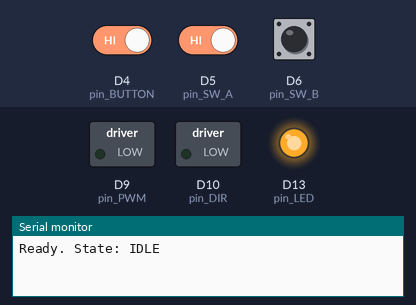
A program run on a simulated Arduino Uno R4 WiFi. Parts: switched loads named in the program (green lamp = pin HIGH), output pins drawn as LEDs (lit = HIGH), the last lines printed to the serial monitor. The test bench sets the inputs (shaded band); at power-on: D4 (pin_BUTTON) HIGH, D5 (pin_SW_A) HIGH, D6 (pin_SW_B) HIGH.

Above: at 2.8 s.
2.9 s: D4 (pin_BUTTON) driven LOW and D5 (pin_SW_A) driven LOW
At 3.5 s:
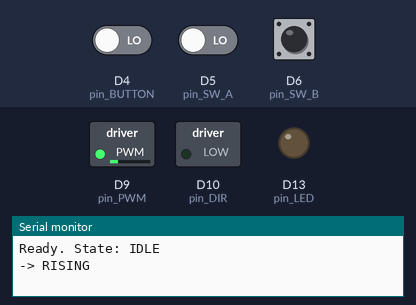
4.4 s: D5 (pin_SW_A) driven HIGH
At 5.2 s:
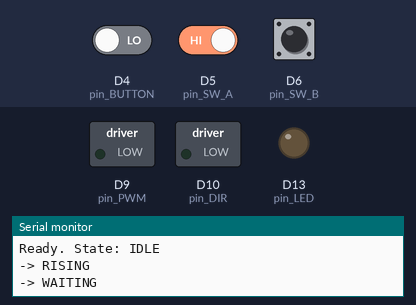
At 6.7 s:
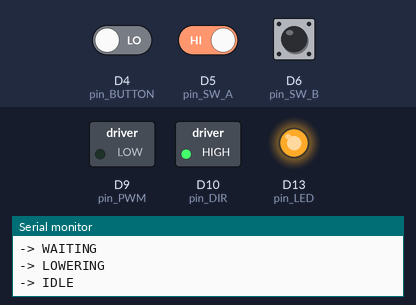
Timing chart, 0 to 8.2 s (numbered marks = the images above; inputs shaded):
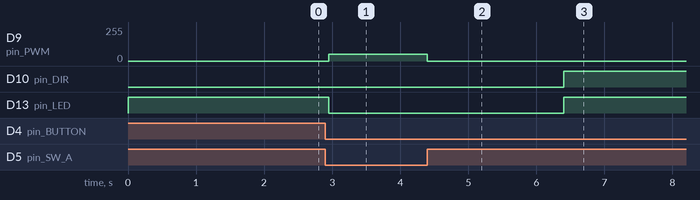

The program:

main.cpp
```cpp
/**
 * @file main.cpp
 * @brief バケット昇降制御（Arduino UNO R3）
 *
 * ■ ピン配置
 *   pin_BUTTON : ボタン       D4  — 任意のデジタルピンでOK（特殊機能なし）
 *                                   内蔵プルアップ使用・押下時 LOW
 *                                   ボタンの片側をD4、もう片側をGNDに繋ぐだけ
 *   pin_SW_A   : リミットSwA  D5  — 上昇完了検知（NC: 押されていない間通電）
 *   pin_SW_B   : リミットSwB  D6  — 下降完了検知（NC: 押されていない間通電）
 *   pin_PWM    : PWM出力      D10 — モータドライバ速度入力
 *   pin_DIR    : DIR出力      D9  — モータドライバ方向入力（bool制御）
 *   pin_LED    : LED          D13 — 作動中 点灯 / 待機中 消灯
 *
 * ■ ボタンの配線（シンプル・外付け抵抗不要）
 *   D4 ──[ボタン]── GND
 *   INPUT_PULLUP を使うので外付け抵抗は一切不要。
 *   押していない: D4 = HIGH（内蔵プルアップ）
 *   押している  : D4 = LOW （GNDに落ちる）
 *   ※ 割り込み（interrupt）は使っていない。普通の digitalRead のみ。
 *
 * ■ NCリミットスイッチの配線
 *   D5(or D6) ──[NCスイッチ]── GND
 *   押されていない（通電=閉路）: ピン = LOW
 *   リミット到達（開路）      : ピン = HIGH（内蔵プルアップ）
 *
 * ■ 動作フロー
 *   IDLE →[ボタン押下]→ RISING →[SwA反応]→ WAITING(2秒) →[経過]→ LOWERING →[SwB反応]→ IDLE
 */

#include <Arduino.h>

// ============================================================
//  デバッグモード
//  有効にする: 下の行をそのままにする
//  無効にする: 下の行を // でコメントアウトする
// ============================================================
//#define DEBUG

#ifdef DEBUG
  // デバッグ出力の間隔 [ms]（短すぎるとシリアルが詰まる）
  const uint32_t DEBUG_INTERVAL_MS = 200;
#endif

// ============================================================
//  ピン定数（配線変更はここだけ修正する）
//  ※ D2・D3 は割り込みピンなので混乱を避けるため使わない
// ============================================================
const uint8_t pin_BUTTON = 4;   // ボタン（INPUT_PULLUP、押下=LOW）← D4は普通のデジタルピン
const uint8_t pin_SW_A   = 5;   // リミットSwA 上昇完了（NC、INPUT_PULLUP）
const uint8_t pin_SW_B   = 6;   // リミットSwB 下降完了（NC、INPUT_PULLUP）
const uint8_t pin_PWM    = 9;  // モータ速度 PWM出力
const uint8_t pin_DIR    = 10;   // モータ方向 DIR出力
const uint8_t pin_LED    = 13;  // インジケータ LED

// ============================================================
//  動作パラメータ（調整用）
// ============================================================
const uint8_t  MOTOR_SPEED  = 50;   // モータ速度（0〜255）
const uint32_t WAIT_MS      = 2000;  // 上昇停止後の待機時間 [ms]
const uint32_t DEBOUNCE_MS  = 50;    // ボタンのチャタリング除去時間 [ms]
const bool     DIR_UP       = false; // 上昇方向のDIR値（逆なら false）

// ============================================================
//  状態定義
//  ※ RISING/LOWERING/IDLE は Arduino 組み込みマクロと重複するため ST_ を付与
// ============================================================
enum State {
    ST_IDLE,     // 待機中（ボタン入力受付、LED消灯）
    ST_RISING,   // 上昇中（SwA 待ち、LED点灯）
    ST_WAITING,  // 上昇完了後の一時停止（2秒待機、LED点灯）
    ST_LOWERING  // 下降中（SwB 待ち、LED点灯）
};

State    state      = ST_IDLE;
uint32_t waitStart  = 0;      // WAITING 開始時刻

// ============================================================
//  ヘルパー関数
// ============================================================

/**
 * @brief NCリミットスイッチがリミット位置に達したか判定する。
 *   押されていない（閉路）: LOW  → false（まだ到達していない）
 *   リミット到達（開路）  : HIGH → true
 */
bool isAtLimit(uint8_t pin) {
    return (digitalRead(pin) == HIGH);
}

/**
 * @brief ボタンの押下を検出する（デバウンス付きワンショット検出）。
 *
 * INPUT_PULLUP: 押下時 LOW (GND接続)
 * DEBOUNCE_MS 以上連続して安定した後に、押された瞬間（OFF→ON）だけ 1度 true を返す。
 *
 * @return true ボタンが確実に押された瞬間のみ
 */
bool buttonPressed() {
    static bool buttonState = false;       // 確定したボタン状態 (true=押下中)
    static bool lastRawState = false;      // 直前の生読み取り値
    static uint32_t lastDebounceTime = 0;  // 変化検知時刻

    // INPUT_PULLUP なので LOW が押下 (true)
    const bool rawState = (digitalRead(pin_BUTTON) == LOW);

    // チャタリング等で生の値が変化したらタイマー更新
    if (rawState != lastRawState) {
        lastDebounceTime = millis();
        lastRawState = rawState;
    }

    // 変化から DEBOUNCE_MS 以上安定しているか確認
    if ((millis() - lastDebounceTime) >= DEBOUNCE_MS) {
        // 確定した状態と異なっていれば更新
        if (rawState != buttonState) {
            buttonState = rawState;
            // 離された状態から「押された状態」へ切り替わった瞬間だけ true を返す
            if (buttonState) {
                return true;
            }
        }
    }

    return false;
}

/** @brief モータを指定方向・速度で駆動する。 */
void motorDrive(bool up, uint8_t speed) {
    digitalWrite(pin_DIR, up ? HIGH : LOW);
    analogWrite(pin_PWM, speed);
}

/** @brief モータを停止する（PWM=0）。 */
void motorStop() {
    analogWrite(pin_PWM, 0);
}

#ifdef DEBUG
/**
 * @brief 全入力ピンの状態をシリアルモニタに出力する（DEBUGモード専用）。
 *
 * DEBUG_INTERVAL_MS ごとに1行出力する。毎ループ呼んでもシリアルを詰まらせない。
 *
 * 出力例:
 *   [DBG] State=IDLE | BTN=OFF | SwA=OFF | SwB=OFF
 *   [DBG] State=RISING | BTN=ON  | SwA=OFF | SwB=OFF
 *
 * ピンの論理:
 *   ボタン : INPUT_PULLUP → 押下=LOW → 表示では ON/OFF に変換
 *   SwA/SwB: INPUT_PULLUP + NC → リミット到達=HIGH → 表示では ON/OFF に変換
 */
void debugPrint() {
    static uint32_t lastPrint = 0;
    if ((millis() - lastPrint) < DEBUG_INTERVAL_MS) return;
    lastPrint = millis();

    // 各ピンの状態を読み取る
    const bool btn  = (digitalRead(pin_BUTTON) == LOW);   // 押下=LOW→反転してON
    const bool swA  = (digitalRead(pin_SW_A)   == HIGH);  // リミット到達=HIGH
    const bool swB  = (digitalRead(pin_SW_B)   == HIGH);  // リミット到達=HIGH

    // 現在の状態名
    const char* stateStr;
    switch (state) {
        case ST_IDLE:     stateStr = "IDLE    "; break;
        case ST_RISING:   stateStr = "RISING  "; break;
        case ST_WAITING:  stateStr = "WAITING "; break;
        case ST_LOWERING: stateStr = "LOWERING"; break;
        default:          stateStr = "UNKNOWN "; break;
    }

    Serial.print(F("[DBG] State="));
    Serial.print(stateStr);
    Serial.print(F(" | BTN="));
    Serial.print(btn  ? F("ON ") : F("OFF"));
    Serial.print(F(" | SwA="));
    Serial.print(swA  ? F("ON ") : F("OFF"));
    Serial.print(F(" | SwB="));
    Serial.println(swB ? F("ON ") : F("OFF"));
}
#endif

// ============================================================
//  setup
// ============================================================
void setup() {
    // 全入力を INPUT_PULLUP に統一（外付け抵抗不要）
    // ボタン   : 押下=LOW
    // NCスイッチ: 通常=LOW、リミット到達=HIGH
    pinMode(pin_BUTTON, INPUT_PULLUP);
    pinMode(pin_SW_A,   INPUT_PULLUP);
    pinMode(pin_SW_B,   INPUT_PULLUP);

    pinMode(pin_PWM, OUTPUT);
    pinMode(pin_DIR, OUTPUT);
    pinMode(pin_LED, OUTPUT);

    motorStop();
    digitalWrite(pin_LED, HIGH);

    Serial.begin(9600);
    Serial.println(F("Ready. State: IDLE"));
}

// ============================================================
//  loop（非ブロッキング・ステートマシン）
// ============================================================
void loop() {
    switch (state) {

        // --------------------------------------------------------
        case ST_IDLE:
        // ボタンが確実に押されたら上昇開始。
        // SwA がすでに反応している（上端にいる）場合は無視。
        // --------------------------------------------------------
            if (!buttonPressed()) break;

            if (isAtLimit(pin_SW_A)) {
                Serial.println(F("Already at top. Ignored."));
            } else {
                state = ST_RISING;
                digitalWrite(pin_LED, LOW);
                motorDrive(DIR_UP, MOTOR_SPEED);
                Serial.println(F("-> RISING"));
            }
            break;

        // --------------------------------------------------------
        case ST_RISING:
        // SwA が反応したら停止して待機タイマー開始。
        // --------------------------------------------------------
            if (!isAtLimit(pin_SW_A)) break;

            motorStop();
            waitStart = millis();
            state = ST_WAITING;
            Serial.println(F("-> WAITING"));
            break;

        // --------------------------------------------------------
        case ST_WAITING:
        // WAIT_MS 経過したら下降開始（delay() 不使用・非ブロッキング）。
        // --------------------------------------------------------
            if ((millis() - waitStart) < WAIT_MS) break;

            state = ST_LOWERING;
            motorDrive(!DIR_UP, MOTOR_SPEED);
            Serial.println(F("-> LOWERING"));
            break;

        // --------------------------------------------------------
        case ST_LOWERING:
        // SwB が反応したら停止して IDLE に戻る。
        // --------------------------------------------------------
            if (!isAtLimit(pin_SW_B)) break;

            motorStop();
            digitalWrite(pin_LED, HIGH);
            state = ST_IDLE;
            Serial.println(F("-> IDLE"));
            break;
    }

#ifdef DEBUG
    debugPrint();  // DEBUGが有効なときだけ200msごとにピン状態を出力
#endif
}
```

Measured:
- after the input at 2.9 s, D9 (pin_PWM): 0/255 → 50/255 after 0.05 s; D13 (pin_LED): HIGH → LOW after 0.05 s
- after the input at 4.4 s, D9 (pin_PWM): 50/255 → 0/255 at once; D10 (pin_DIR), D13 (pin_LED): LOW → HIGH after 2.0 s
